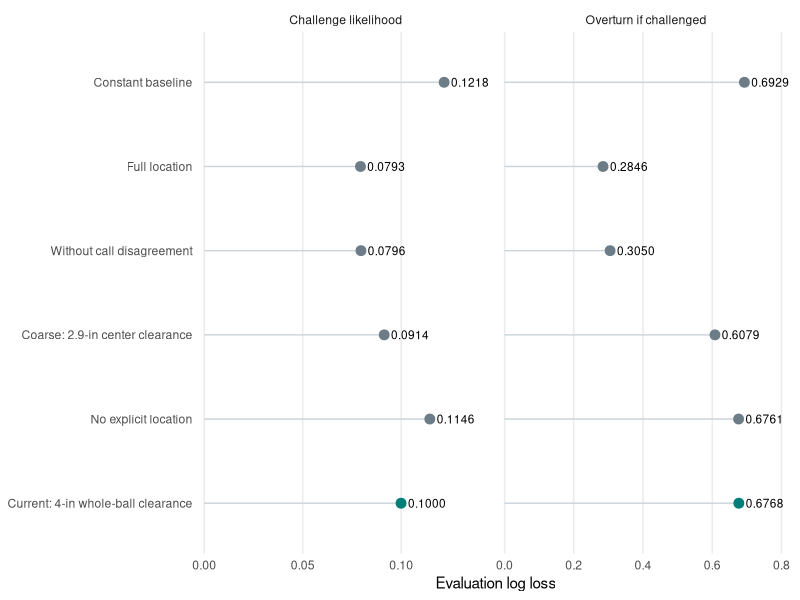
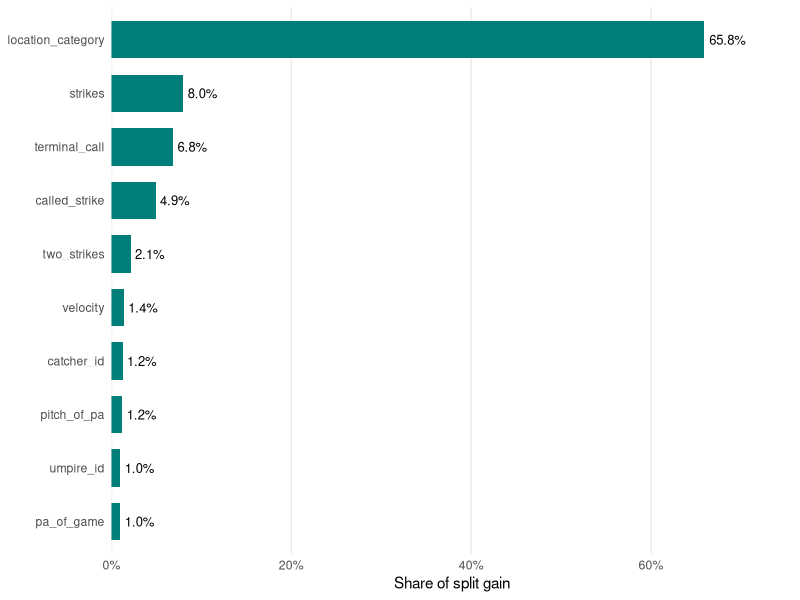

Source code (R) for these figures, in order:
## ---- chunk 1
#| label: setup
library(ggplot2)
library(dplyr)
results <- tibble::tribble(
  ~version, ~challenge, ~success, ~source,
  "Constant baseline", .12183105, .69293504, .69264455,
  "Full location", .07934949, .28463972, .01754896,
  "Without call disagreement", .07958150, .30499250, .01780311,
  "Coarse: 2.9-in center clearance", .09140396, .60787812, .01727935,
  "No explicit location", .11456091, .67611079, .01739478,
  "Current: 4-in whole-ball clearance", .09995204, .67680934, .01748712
)
## ---- chunk 2
#| label: tbl-current
#| tbl-cap: "Current model vs. constant baseline on the evaluation games. Scores are separate binary-task log losses, not official test-set scores."
current <- results |> filter(grepl("Current", version))
baseline <- results |> filter(version == "Constant baseline")
knitr::kable(data.frame(
  Task = c("Challenge likelihood", "Overturn if challenged", "Challenging team"),
  Baseline = as.numeric(baseline[1, 2:4]),
  Current = as.numeric(current[1, 2:4])
), digits = 5)
## ---- chunk 3
#| label: fig-location-experiments
#| fig-cap: "Cutting precise location hurt challenge prediction and hit overturn prediction the hardest. These exploratory experiments reused the same evaluation games, and each panel has its own scale. Lower is better."
#| fig-width: 10
#| fig-height: 5
long <- results |>
  tidyr::pivot_longer(c(challenge, success), names_to = "task", values_to = "log_loss") |>
  mutate(version = factor(version, levels = rev(results$version)),
         task = recode(task, challenge = "Challenge likelihood", success = "Overturn if challenged"),
         current = grepl("Current", version))
ggplot(long, aes(log_loss, version)) +
  geom_segment(aes(x = 0, xend = log_loss, yend = version), color = "#CCD5DA") +
  geom_point(aes(color = current), size = 3) +
  geom_text(aes(label = sprintf("%.4f", log_loss)), hjust = -.18, size = 3) +
  facet_wrap(~task, scales = "free_x") +
  scale_color_manual(values = c("FALSE" = "#6D7D88", "TRUE" = "#007F7A"), guide = "none") +
  scale_x_continuous(expand = expansion(mult = c(.02, .20))) +
  labs(x = "Evaluation log loss", y = NULL) +
  theme_minimal(base_size = 11) +
  theme(panel.grid.major.y = element_blank(), panel.grid.minor = element_blank())
## ---- chunk 4
#| label: fig-importance
#| fig-cap: "Top ten features in the final refitted challenge model. Values are shares of tree-split gain, with categorical levels and missing indicators grouped together. They are not prediction probabilities or causal effects."
#| fig-width: 9
#| fig-height: 4.5
importance <- tibble::tribble(
  ~feature, ~gain,
  "location_category", 0.6584513349134768,
  "strikes", 0.0798475800783874,
  "terminal_call", 0.06847646789125013,
  "called_strike", 0.0490771675670253,
  "two_strikes", 0.021189917686730248,
  "velocity", 0.013711694674737842,
  "catcher_id", 0.012341125729875039,
  "pitch_of_pa", 0.01201548312653558,
  "umpire_id", 0.009855730959542536,
  "pa_of_game", 0.00969123378643931
)
ggplot(importance, aes(gain, reorder(feature, gain))) +
  geom_col(fill = "#007F7A", width = .7) +
  geom_text(aes(label = sprintf("%.1f%%", gain*100)), hjust = -.15, size = 3.3) +
  scale_x_continuous(labels = scales::label_percent(), expand = expansion(mult = c(0, .15))) +
  labs(x = "Share of split gain", y = NULL) +
  theme_minimal(base_size = 11) +
  theme(panel.grid.major.y = element_blank(), panel.grid.minor = element_blank())
